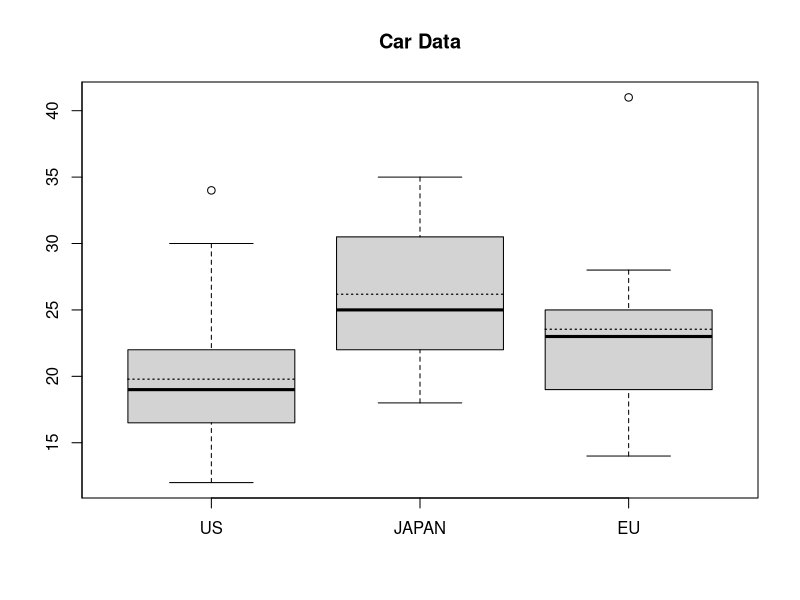

Here is the R script that generated this plot:

# clear variables and close windows
rm(list = ls(all = TRUE))
graphics.off()

# load data
x = read.table("carc.txt")

# parameter settings
k      = 0
l      = 0
m      = 0
us     = NULL
japan  = NULL
europe = NULL
M      = x[, 2]
C      = x[, 13]

for (i in 1:dim(x)[1]) {
    if (x[i, 13] == 1) {
        k = k + 1
        us[k] = x[i, 2]
    } else if (x[i, 13] == 2) {
        l = l + 1
        japan[l] = x[i, 2]
    } else if (x[i, 13] == 3) {
        m = m + 1
        europe[m] = x[i, 2]
    }
}

m1 = mean(us)
m2 = mean(japan)
m3 = mean(europe)

# plot
boxplot(us, japan, europe, axes = FALSE, frame = TRUE)
axis(side = 1, at = seq(1, 3), label = c("US", "JAPAN", "EU"))
axis(side = 2, at = seq(0, 50, 5), label = seq(0, 50, 5))
title("Car Data")
lines(c(0.6, 1.4), c(m1, m1), lty = "dotted", lwd = 1.2)
lines(c(1.6, 2.4), c(m2, m2), lty = "dotted", lwd = 1.2)
lines(c(2.6, 3.4), c(m3, m3), lty = "dotted", lwd = 1.2)

(five = quantile(x[, 2], c(0.025, 0.25, 0.5, 0.75, 0.975)))
